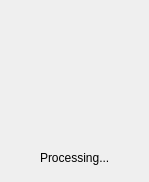
<?xml version="1.0" encoding="UTF-8"?>
<ui version="4.0">
 <class>QWaiting</class>
 <widget class="QWidget" name="QWaiting">
  <property name="windowModality">
   <enum>Qt::NonModal</enum>
  </property>
  <property name="geometry">
   <rect>
    <x>0</x>
    <y>0</y>
    <width>149</width>
    <height>182</height>
   </rect>
  </property>
  <property name="sizePolicy">
   <sizepolicy hsizetype="Fixed" vsizetype="Fixed">
    <horstretch>0</horstretch>
    <verstretch>0</verstretch>
   </sizepolicy>
  </property>
  <property name="windowTitle">
   <string>QWaiting</string>
  </property>
  <widget class="QLabel" name="lblAnime">
   <property name="geometry">
    <rect>
     <x>10</x>
     <y>10</y>
     <width>128</width>
     <height>128</height>
    </rect>
   </property>
   <property name="text">
    <string/>
   </property>
  </widget>
  <widget class="QLabel" name="label">
   <property name="geometry">
    <rect>
     <x>40</x>
     <y>150</y>
     <width>81</width>
     <height>16</height>
    </rect>
   </property>
   <property name="text">
    <string>Processing...</string>
   </property>
  </widget>
 </widget>
 <resources/>
 <connections/>
</ui>
